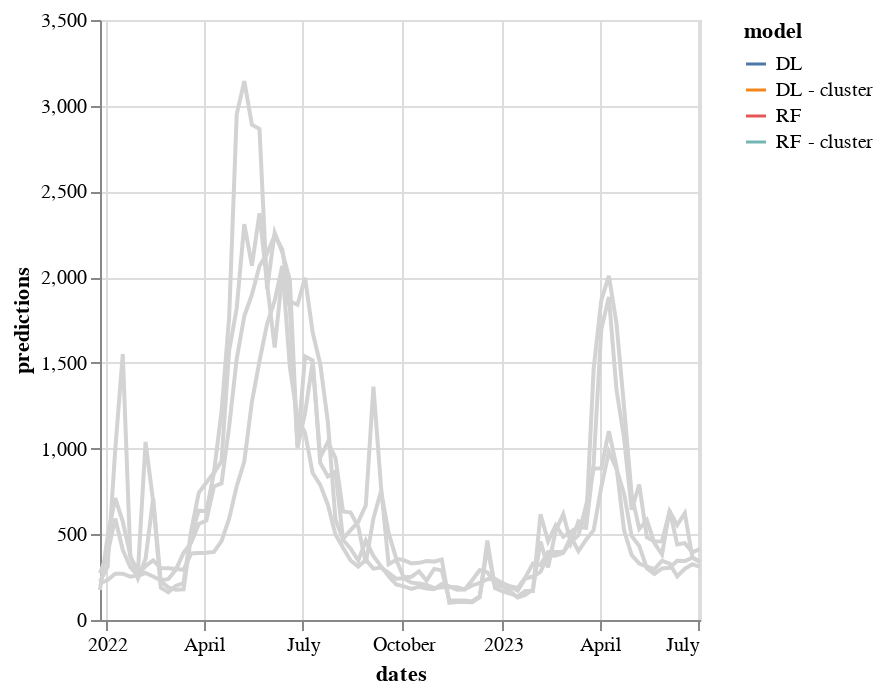

Here is the notebook cell this chart was saved with:
### Code cell
highlight = alt.selection_point( on='mouseover',
                          fields=['model'], nearest=True, empty="none")

alt.Chart(df_plot).mark_line().encode(
    x='dates:T',
    y='predictions:Q',
    color=alt.condition(highlight, 'model:N', alt.value("lightgray")),
    tooltip=["model:N", "predictions"]
).add_selection(
    highlight
)

### Figure 1 — Vega-Lite specification as saved in the notebook (floating-point values rounded to 4 significant figures; data arrays with more than 128 entries replaced by an {"elided": "..."} marker saying what was removed)
{"config": {"view": {"continuousWidth": 300, "continuousHeight": 300}}, "data": {"name": "data-82f8dd32896fa514f98f5260fde8a790"}, "mark": {"type": "line"}, "encoding": {"color": {"condition": {"param": "param_16", "empty": false, "field": "model", "type": "nominal"}, "value": "lightgray"}, "tooltip": [{"field": "model", "type": "nominal"}, {"field": "predictions", "type": "quantitative"}], "x": {"field": "dates", "type": "temporal"}, "y": {"field": "predictions", "type": "quantitative"}}, "params": [{"name": "param_16", "select": {"type": "point", "fields": ["model"], "nearest": true, "on": "mouseover"}}], "$schema": "https://vega.github.io/schema/vega-lite/v5.8.0.json", "datasets": {"data-82f8dd32896fa514f98f5260fde8a790": {"elided": "320 records"}}}
